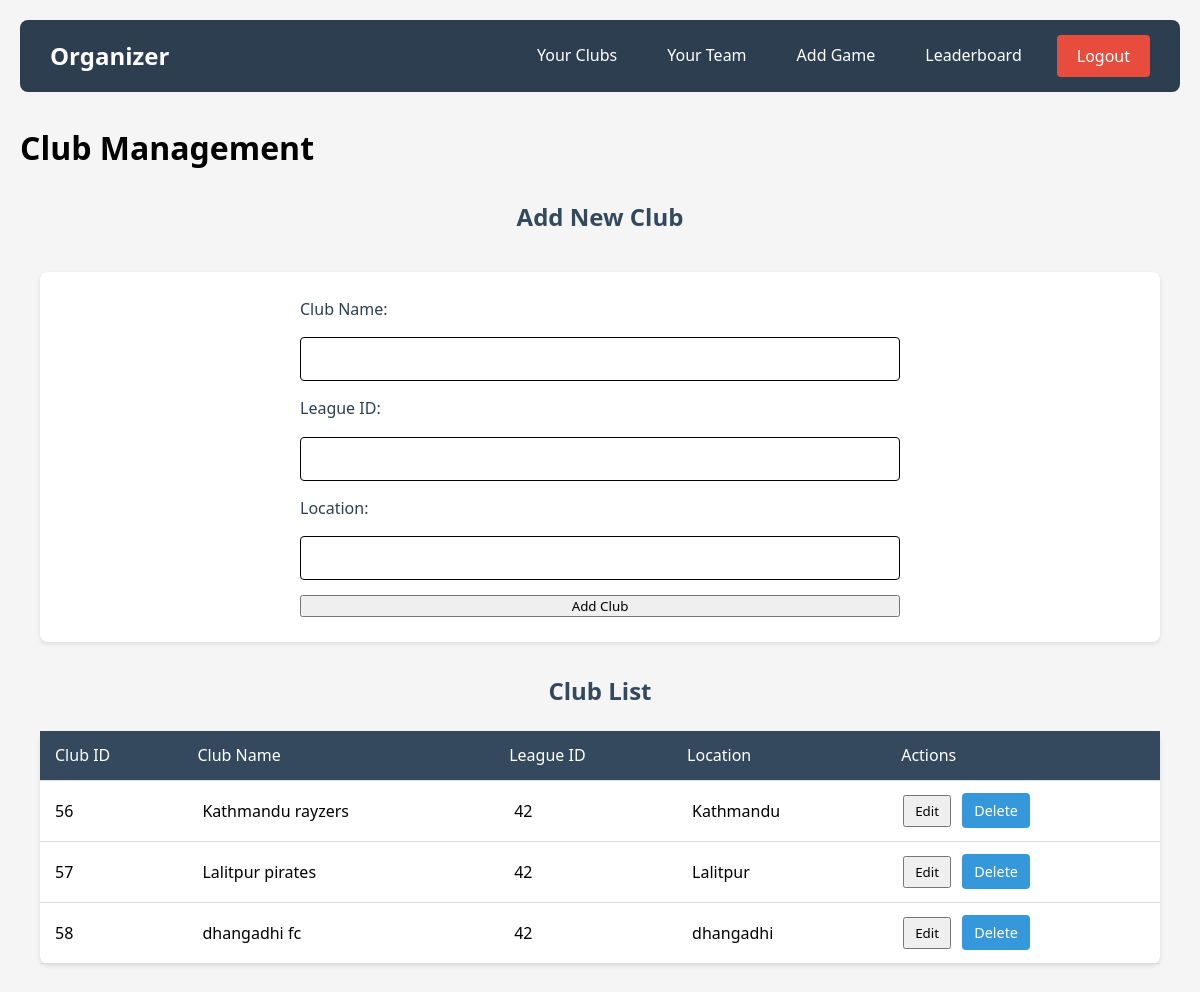
Screenshot of /pages/club.php (signed in) with the database file from the repository.
### tables this page shows
CREATE TABLE `club` (
  `club_id` int(11) NOT NULL,
  `c_name` varchar(100) NOT NULL,
  `league_id` int(11) DEFAULT NULL,
  `location` varchar(100) DEFAULT NULL,
  `created_by` varchar(255) NOT NULL
);

### pages/club.php (the view, shortened to what this page needs)
<?php
$name = $_SESSION['name'];
require 'db_connection.php';
$club_stmt = $conn->prepare("SELECT club_id, c_name, league_id, location FROM club where created_by = '$name'");
$club_stmt->execute();
$club_result = $club_stmt->get_result();
?>
<!DOCTYPE html>
<html lang="en">
<head>
    <link rel="stylesheet" href="../assests/css/club.css">
</head>
<body>
    <nav class="navbar">
    <a href="org_dashboard.php" class="logo">Organizer</a>
    <ul id="nav-links">
        <li><a href="club.php">Your Clubs</a></li>
        <li><a href="team.php">Your Team</a></li>
        <li><a href="add_game.php">Add Game</a></li>
        <li><a href="leaderboard.php">Leaderboard</a></li>
        <li>
            <form action="logout.php" method="post" style="display:inline;">
                <button type="submit" class="logout-btn">Logout</button>
            </form>
        </li>
    </ul>
</nav>
<h1>Club Management</h1>
    <h2>Add New Club</h2>
    <div class="section-container">
    <div class="section">
    <form action="club.php" method="post">
        <label for="c_name">Club Name:</label>
        <input type="text" name="c_name" id="c_name" required>
        <label for="league_id">League ID:</label>
        <input type="number"  name="league_id" id="league_id" required>
        <label for="location">Location:</label>
        <input type="text" name="location" id="location" required>
        <button type="submit" name="add_club">Add Club</button>
    </form>
</div>
    <h2>Club List</h2>
    <table>
        <thead>
            <tr>
                <th>Club ID</th>
                <th>Club Name</th>
                <th>League ID</th>
                <th>Location</th>
                <th>Actions</th>
            </tr>
        </thead>
        <tbody>
    <?php while ($club = $club_result->fetch_assoc()): ?>
    <tr id="club_<?php echo $club['club_id']; ?>">
        <td><?php echo htmlspecialchars($club['club_id']); ?></td>
        <td>
            <span class="display-value"><?php echo htmlspecialchars($club['c_name']); ?></span>
        </td>
        <td>
            <span class="display-value"><?php echo htmlspecialchars($club['league_id']); ?></span>
        </td>
        <td>
            <span class="display-value"><?php echo htmlspecialchars($club['location']); ?></span>
        </td>
        <td>
            <button class="edit-btn" onclick="toggleEdit(this, <?php echo $club['club_id']; ?>)">Edit</button>
            <a href="club.php?delete_id=<?php echo $club['club_id']; ?>" onclick="return confirm('Are you sure you want to delete this club?')" class="delete-btn">Delete</a>
        </td>
    </tr>
    <?php endwhile; ?>
</tbody>
    </table>
</body>
</html>

### assests/css/club.css (style rules this page uses)
* { margin: 0; padding: 0; box-sizing: border-box; font-family: 'Segoe UI', Tahoma, Geneva, Verdana, sans-serif; }
body { background-color: #f5f5f5; line-height: 1.6; padding: 20px; }
h2 { color: #34495e; margin: 25px 0 15px 0; text-align: center; }
.navbar { background-color: #2c3e50; padding: 15px 30px; margin-bottom: 30px; border-radius: 8px; display: flex; justify-content: space-between; align-items: center; }
.logo { color: white; text-decoration: none; font-size: 1.5em; font-weight: bold; }
#nav-links { list-style: none; display: flex; gap: 20px; align-items: center; }
#nav-links li a { color: white; text-decoration: none; padding: 8px 15px; border-radius: 4px; transition: background-color 0.3s; }
.section-container { max-width: 1200px; margin: 0 auto; padding: 20px; }
.section { background-color: white; padding: 25px; border-radius: 8px; box-shadow: 0 2px 4px rgba(0, 0, 0, 0.1); margin-bottom: 30px; }
form { display: grid; gap: 15px; max-width: 600px; margin: 0 auto; }
label { color: #2c3e50; font-weight: 500; }
input[type="number"], input[type="text"], input[type="date"], input[type="time"] { width: 100%; padding: 10px; border: 1px solid #ddd; border-radius: 4px; font-size: 1em; }
input[type="submit"], .logout-btn { background-color: #3498db; color: white; padding: 10px 20px; border: none; border-radius: 4px; cursor: pointer; font-size: 1em; transition: background-color 0.3s; }
.logout-btn { background-color: #e74c3c; }
table { width: 100%; background-color: white; border-radius: 8px; box-shadow: 0 2px 4px rgba(0, 0, 0, 0.1); border-collapse: collapse; margin: 20px 0; overflow-x: auto; }
th, td { padding: 12px 15px; text-align: left; border-bottom: 1px solid #ddd; }
th { background-color: #34495e; color: white; font-weight: 500; }
td a, td input[type="submit"] { padding: 6px 12px; margin: 0 5px; font-size: 0.9em; text-decoration: none; display: inline-block; }
td a { background-color: #3498db; color: white; border-radius: 4px; }
input:invalid { border-color: black; }
.edit-btn, .save-btn, .cancel-btn { padding: 5px 10px; margin: 2px; cursor: pointer; }
.display-value { display: inline-block; padding: 5px; }

### rows the page displays
club: club_id "56", c_name "Kathmandu rayzers", league "42", location "Kathmandu"
club: club_id "57", c_name "Lalitpur pirates", league "42", location "Lalitpur"
club: club_id "58", c_name "dhangadhi fc", league "42", location "dhangadhi"
